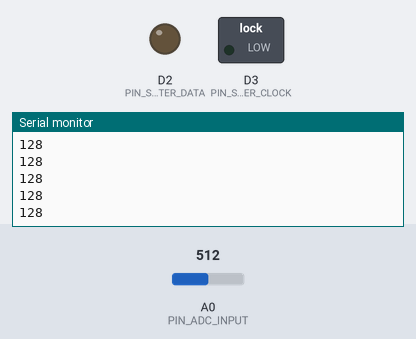
This sketch was run on a simulated Arduino Zero (SAMD21). Shown: switched loads named in the sketch (green lamp = pin HIGH), output pins drawn as LEDs (lit = HIGH), the last lines printed to the serial monitor. The inputs (shaded band) are chosen by the test bench; at power-on: A0 (PIN_ADC_INPUT) = 512. Pins used as bus, display or sensor lines are not drawn.

Above: at 1.2 s.
1.3 s: A0 (PIN_ADC_INPUT) set to 414
At 1.56 s:
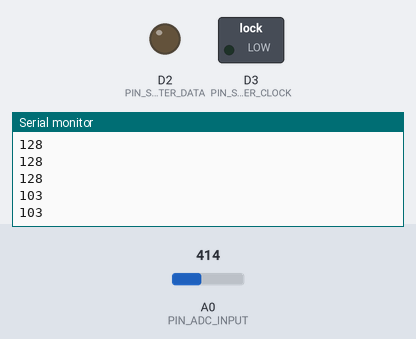
2.8 s: A0 (PIN_ADC_INPUT) set to 381
At 2.96 s:
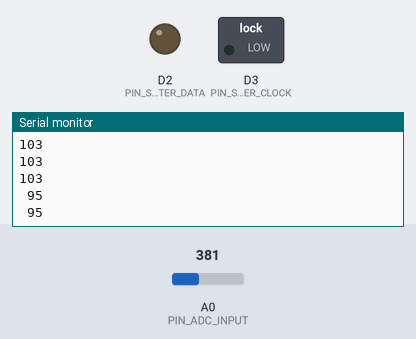

Measured:
- the behaviour switches between 400 and 399 on A0 (PIN_ADC_INPUT) (found by bisection; images 1 and 2)
- after the input at 1.3 s, the serial monitor: prints a new line after 0.10 s (image 1)
- after the input at 2.8 s, the serial monitor: prints a new line at once (image 2)

The sketch:

sketch_jan10a.ino
```cpp
#define BAUD_RATE                 9600
#define ROW_COUNT                 2
#define COLUMN_COUNT              1

#define PIN_ADC_INPUT             A0
#define PIN_SHIFT_REGISTER_DATA   2
#define PIN_SHIFT_REGISTER_CLOCK  3
#define PIN_MUX_CHANNEL_0         4
#define PIN_MUX_INHIBIT_0         7  //inhibit = active low enable. All mux IC enables must be wired to consecutive Arduino pins
//#define PIN_MUX_INHIBIT_1         8

#define ROWS_PER_MUX              8
#define MUX_COUNT                 1
void setup() {
  // put your setup code here, to run once:
  Serial.begin(BAUD_RATE);
  pinMode(PIN_ADC_INPUT, INPUT);
  pinMode(PIN_SHIFT_REGISTER_DATA, OUTPUT);
  pinMode(PIN_SHIFT_REGISTER_CLOCK, OUTPUT);
  pinMode(PIN_MUX_CHANNEL_0, OUTPUT);
  pinMode(PIN_MUX_INHIBIT_0, OUTPUT);
  //pinMode(PIN_MUX_INHIBIT_1, OUTPUT);

}

void loop() {
  // put your main code here, to run repeatedly:
  for (int i = 0; i < ROW_COUNT; i ++)
  {
    setRow(i);
    //    shiftColumn(true);
    //    shiftColumn(false);                         //with SR clks tied, latched outputs are one clock behind

    int raw_reading = analogRead(PIN_ADC_INPUT);
    byte send_reading = (byte) (lowByte(raw_reading >> 2));
    // shiftColumn(false);
    printFixed(send_reading);
    Serial.print(" ");

    Serial.println();
  }
  Serial.println();
  delay(200);
}

/**********************************************************************************************************
  setRow() - Enable single mux IC and channel to read specified matrix row.
**********************************************************************************************************/
void setRow(int row_number)
{
  digitalWrite(PIN_MUX_INHIBIT_0, HIGH); // turning the mux on
  if (bitRead(row_number, 0))
  {
    digitalWrite(PIN_MUX_CHANNEL_0, HIGH);
  }
  else
  {
    digitalWrite(PIN_MUX_CHANNEL_0, LOW);
  }
}
void printFixed(byte value)
{
  if (value < 10)
  {
    Serial.print("  ");
  }
  else if (value < 100)
  {
    Serial.print(" ");
  }
  Serial.print(value);
}
```
